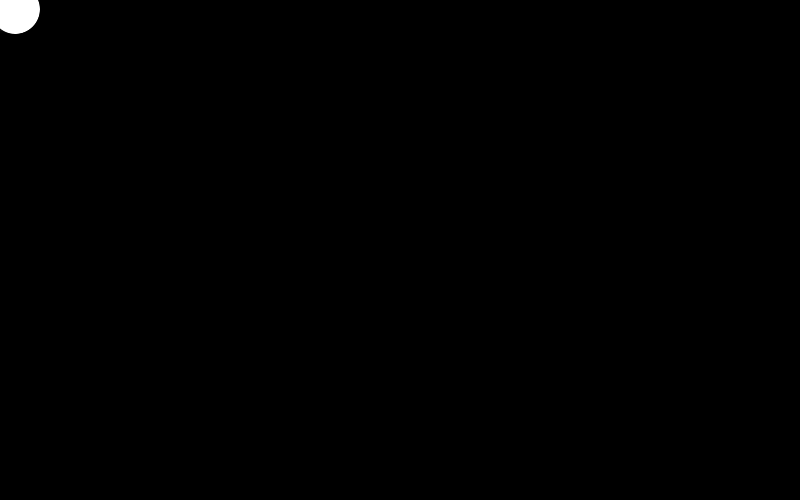
Frame 1 (no input)
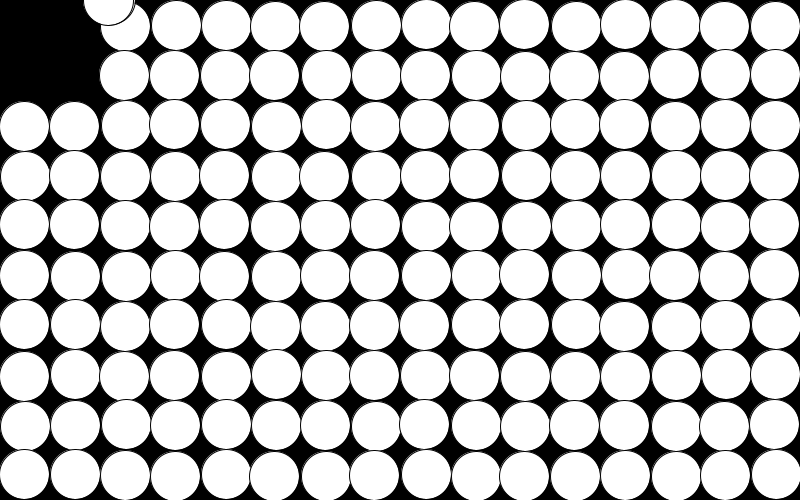
Frame 60 (the mouse pressed at the canvas centre just before this capture)
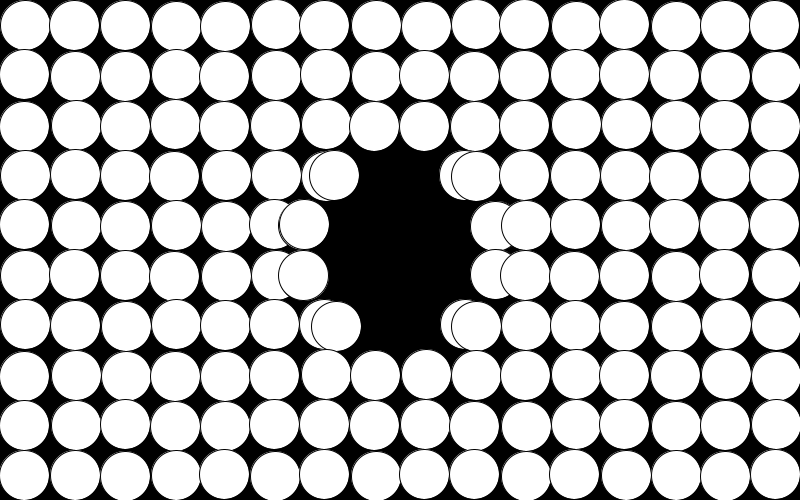
Frame 120 (the mouse held since frame 60 and released just before this capture)

The Processing sketch that drew these frames (run headless with seeded random() and noise(); from frame 60 on, the mouse is pressed at the canvas centre):

// Processing sketch: cells
// ── cells.pde
//declare bacteria variables here  
Bacteria [][] b = new Bacteria[17][11];
boolean ready = false;
void setup() {  
  mouseX = 10;
  mouseY = 10;
  //initialize bacteria variables here 
  size(800, 500);
  for ( int homeY = 0; homeY<10; homeY++) {
    for ( int homeX = 0; homeX<16; homeX++) {
      b[homeX][homeY] = new Bacteria(homeX, homeY);
    }
  }
}   
void draw()   
{    
  //move and show the bacteria   
  background(0);
  for ( int homeY = 0; homeY<10; homeY++) {
    for (int homeX = 0; homeX<16; homeX++) {
      b[homeX][homeY].show();
      //b[homeX][homeY].wiggle();
      b[homeX][homeY].goAway();
      b[homeX][homeY].wiggle();
    }
  }
  ready = true;
}

class Bacteria {
  int homeX;
  int homeY;
  int tempHomeX;
  int tempHomeY;
  int x;
  int y;
  int tension = 100;
  boolean away = true;
  Bacteria(int homeX, int homeY) {
    this.x = homeX;  
    this.y = homeY;
    this.homeX = homeX*50+25;
    this.homeY = homeY*50+25;
  }
  void show() {
    fill(255);
    ellipse(this.x, this.y, 50, 50);
  }
  void wiggle() {
    if (away) {
      this.x=this.tempHomeX+(int)(Math.random()*3)-1;
      this.y=this.tempHomeY+(int)(Math.random()*3)-1;
    } else {
      this.x = this.tempHomeX;
      this.y = this.tempHomeY;
    }
    away=!away;
    textSize(30);
    //text("help", x, y);
  }
  void goAway() {
    if (dist(mouseX, mouseY, this.tempHomeX, this.tempHomeY)<=tension) {
      if (mouseX-this.tempHomeX>0 && mouseX-this.tempHomeX<tension) {
        while (mouseX-this.tempHomeX<tension-1 && dist(mouseX, mouseY, this.tempHomeX, this.tempHomeY)<=tension-1) {
          this.tempHomeX-=1;
        }
      }
      if (this.tempHomeX-mouseX>0 && this.tempHomeX-mouseX<tension) {
        while  (this.tempHomeX-mouseX<tension-1 && dist(mouseX, mouseY, this.tempHomeX, this.tempHomeY)<=tension-1) {
          this.tempHomeX+=1;
        }
      }
      /*if ((int)pow(2, mouseX-homeX)!=0) {
       if (mouseX>tempHomeX) {//right of dot
       tempHomeX =homeX - tension/(int)pow(2, mouseX-homeX);
       } else if (mouseX<tempHomeX) {//left of dot          not working
       tempHomeX = homeX + tension/(int)pow(2, homeX-mouseX);
       }
       }
       if ((int)pow(2, mouseY-homeY)!=0) {
       if (mouseY>tempHomeY) {//below dot, bigger y than dot
       tempHomeY =homeY - tension/(int)pow(2, mouseY-homeY);
       } else if  (mouseY<tempHomeY) {//above dot, smaller y than dot not working
       tempHomeY = homeY + tension/(int)pow(2, homeY-mouseY);
       }
       }*/
    } else {
      this.tempHomeX = this.homeX;
      this.tempHomeY = this.homeY;
    }
    if (Math.abs(this.tempHomeX-this.homeX)>tension) {
      this.tempHomeX = this.homeX;
    }
    if (Math.abs(this.tempHomeY-this.homeY)>tension) {
      this.tempHomeY = this.homeY;
    }
  }
}
